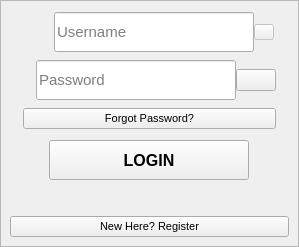
                    <widget class="QWidget" name="page_login">
                     <layout class="QVBoxLayout" name="verticalLayout_10">
                      <property name="leftMargin">
                       <number>0</number>
                      </property>
                      <property name="topMargin">
                       <number>0</number>
                      </property>
                      <property name="rightMargin">
                       <number>0</number>
                      </property>
                      <property name="bottomMargin">
                       <number>0</number>
                      </property>
                      <item>
                       <widget class="QFrame" name="login_frame">
                        <property name="styleSheet">
                         <string notr="true">PpagesFrameStyle</string>
                        </property>
                        <property name="frameShape">
                         <enum>QFrame::StyledPanel</enum>
                        </property>
                        <property name="frameShadow">
                         <enum>QFrame::Raised</enum>
                        </property>
                        <layout class="QVBoxLayout" name="verticalLayout_6">
                         <item>
                          <layout class="QHBoxLayout" name="horizontalLayout_7">
                           <item>
                            <spacer name="horizontalSpacer_9">
                             <property name="orientation">
                              <enum>Qt::Horizontal</enum>
                             </property>
                             <property name="sizeHint" stdset="0">
                              <size>
                               <width>13</width>
                               <height>124</height>
                              </size>
                             </property>
                            </spacer>
                           </item>
                           <item>
                            <layout class="QVBoxLayout" name="verticalLayout_7">
                             <property name="bottomMargin">
                              <number>0</number>
                             </property>
                             <item>
                              <layout class="QHBoxLayout" name="horizontalLayout_4">
                               <item>
                                <widget class="QLabel" name="login_username_icon">
                                 <property name="sizePolicy">
                                  <sizepolicy hsizetype="Fixed" vsizetype="Fixed">
                                   <horstretch>0</horstretch>
                                   <verstretch>0</verstretch>
                                  </sizepolicy>
                                 </property>
                                 <property name="maximumSize">
                                  <size>
                                   <width>25</width>
                                   <height>25</height>
                                  </size>
                                 </property>
                                 <property name="text">
                                  <string/>
                                 </property>
                                 <property name="pixmap">
                                  <pixmap resource="resources/resource.qrc">:/resources/Icons/username.png</pixmap>
                                 </property>
                                 <property name="scaledContents">
                                  <bool>true</bool>
                                 </property>
                                </widget>
                               </item>
                               <item>
                                <layout class="QHBoxLayout" name="horizontalLayout_3">
                                 <property name="spacing">
                                  <number>0</number>
                                 </property>
                                 <item>
                                  <widget class="QLineEdit" name="login_username_lineEdit">
                                   <property name="minimumSize">
                                    <size>
                                     <width>200</width>
                                     <height>40</height>
                                    </size>
                                   </property>
                                   <property name="maximumSize">
                                    <size>
                                     <width>200</width>
                                     <height>16777215</height>
                                    </size>
                                   </property>
                                   <property name="font">
                                    <font>
                                     <pointsize>11</pointsize>
                                    </font>
                                   </property>
                                   <property name="text">
                                    <string/>
                                   </property>
                                   <property name="placeholderText">
                                    <string>Username</string>
                                   </property>
                                  </widget>
                                 </item>
                                 <item>
                                  <widget class="QPushButton" name="login_temp_btn">
                                   <property name="enabled">
                                    <bool>false</bool>
                                   </property>
                                   <property name="sizePolicy">
                                    <sizepolicy hsizetype="Fixed" vsizetype="Fixed">
                                     <horstretch>0</horstretch>
                                     <verstretch>0</verstretch>
                                    </sizepolicy>
                                   </property>
                                   <property name="minimumSize">
                                    <size>
                                     <width>20</width>
                                     <height>16</height>
                                    </size>
                                   </property>
                                   <property name="maximumSize">
                                    <size>
                                     <width>20</width>
                                     <height>16</height>
                                    </size>
                                   </property>
                                   <property name="styleSheet">
                                    <string notr="true">PtempPushButtonStyle</string>
                                   </property>
                                   <property name="text">
                                    <string/>
                                   </property>
                                  </widget>
                                 </item>
                                </layout>
                               </item>
                              </layout>
                             </item>
                             <item>
                              <layout class="QHBoxLayout" name="horizontalLayout_5">
                               <item>
                                <widget class="QLabel" name="login_password_icon">
                                 <property name="sizePolicy">
                                  <sizepolicy hsizetype="Fixed" vsizetype="Fixed">
                                   <horstretch>0</horstretch>
                                   <verstretch>0</verstretch>
                                  </sizepolicy>
                                 </property>
                                 <property name="maximumSize">
                                  <size>
                                   <width>25</width>
                                   <height>25</height>
                                  </size>
                                 </property>
                                 <property name="text">
                                  <string/>
                                 </property>
                                 <property name="pixmap">
                                  <pixmap resource="resources/resource.qrc">:/resources/Icons/password.png</pixmap>
                                 </property>
                                 <property name="scaledContents">
                                  <bool>true</bool>
                                 </property>
                                </widget>
                               </item>
                               <item>
                                <layout class="QHBoxLayout" name="horizontalLayout_2">
                                 <property name="spacing">
                                  <number>0</number>
                                 </property>
                                 <item>
                                  <widget class="QLineEdit" name="login_password_lineEdit">
                                   <property name="minimumSize">
                                    <size>
                                     <width>200</width>
                                     <height>40</height>
                                    </size>
                                   </property>
                                   <property name="maximumSize">
                                    <size>
                                     <width>200</width>
                                     <height>40</height>
                                    </size>
                                   </property>
                                   <property name="font">
                                    <font>
                                     <pointsize>11</pointsize>
                                    </font>
                                   </property>
                                   <property name="text">
                                    <string/>
                                   </property>
                                   <property name="echoMode">
                                    <enum>QLineEdit::Password</enum>
                                   </property>
                                   <property name="placeholderText">
                                    <string>Password</string>
                                   </property>
                                  </widget>
                                 </item>
                                 <item>
                                  <widget class="QPushButton" name="login_eye_btn">
                                   <property name="sizePolicy">
                                    <sizepolicy hsizetype="Fixed" vsizetype="Fixed">
                                     <horstretch>0</horstretch>
                                     <verstretch>0</verstretch>
                                    </sizepolicy>
                                   </property>
                                   <property name="cursor">
                                    <cursorShape>PointingHandCursor</cursorShape>
                                   </property>
                                   <property name="styleSheet">
                                    <string notr="true">PeyePushButtonStyle</string>
                                   </property>
                                   <property name="text">
                                    <string/>
                                   </property>
                                   <property name="icon">
                                    <iconset resource="resources/resource.qrc">
                                     <normaloff>:/resources/Icons/eye.png</normaloff>:/resources/Icons/eye.png</iconset>
                                   </property>
                                  </widget>
                                 </item>
                                </layout>
                               </item>
                              </layout>
                             </item>
                             <item>
                              <widget class="QPushButton" name="login_forgot_btn">
                               <property name="font">
                                <font>
                                 <pointsize>8</pointsize>
                                </font>
                               </property>
                               <property name="cursor">
                                <cursorShape>PointingHandCursor</cursorShape>
                               </property>
                               <property name="styleSheet">
                                <string notr="true">PpagesUnderLinePushButtonStyle</string>
                               </property>
                               <property name="text">
                                <string>Forgot Password?</string>
                               </property>
                               <property name="flat">
                                <bool>false</bool>
                               </property>
                              </widget>
                             </item>
                            </layout>
                           </item>
                           <item>
                            <spacer name="horizontalSpacer_10">
                             <property name="orientation">
                              <enum>Qt::Horizontal</enum>
                             </property>
                             <property name="sizeHint" stdset="0">
                              <size>
                               <width>13</width>
                               <height>124</height>
                              </size>
                             </property>
                            </spacer>
                           </item>
                          </layout>
                         </item>
                         <item>
                          <layout class="QVBoxLayout" name="verticalLayout_36">
                           <property name="spacing">
                            <number>16</number>
                           </property>
                           <item alignment="Qt::AlignHCenter">
                            <widget class="QPushButton" name="login_btn">
                             <property name="minimumSize">
                              <size>
                               <width>200</width>
                               <height>40</height>
                              </size>
                             </property>
                             <property name="maximumSize">
                              <size>
                               <width>200</width>
                               <height>40</height>
                              </size>
                             </property>
                             <property name="font">
                              <font>
                               <pointsize>12</pointsize>
                               <weight>75</weight>
                               <bold>true</bold>
                              </font>
                             </property>
                             <property name="cursor">
                              <cursorShape>PointingHandCursor</cursorShape>
                             </property>
                             <property name="styleSheet">
                              <string notr="true">PpagesMainPushButtonStyle</string>
                             </property>
                             <property name="text">
                              <string>LOGIN</string>
                             </property>
                            </widget>
                           </item>
                           <item>
                            <widget class="QLabel" name="login_message_label">
                             <property name="sizePolicy">
                              <sizepolicy hsizetype="Preferred" vsizetype="Fixed">
                               <horstretch>0</horstretch>
                               <verstretch>0</verstretch>
                              </sizepolicy>
                             </property>
                             <property name="styleSheet">
                              <string notr="true">PmessageLabelStyle</string>
                             </property>
                             <property name="text">
                              <string/>
                             </property>
                             <property name="alignment">
                              <set>Qt::AlignCenter</set>
                             </property>
                            </widget>
                           </item>
                          </layout>
                         </item>
                         <item>
                          <layout class="QVBoxLayout" name="verticalLayout_9">
                           <item>
                            <widget class="QPushButton" name="login_register_btn">
                             <property name="font">
                              <font>
                               <pointsize>8</pointsize>
                              </font>
                             </property>
                             <property name="cursor">
                              <cursorShape>PointingHandCursor</cursorShape>
                             </property>
                             <property name="styleSheet">
                              <string notr="true">PpagesUnderLinePushButtonStyle</string>
                             </property>
                             <property name="text">
                              <string>New Here? Register</string>
                             </property>
                             <property name="flat">
                              <bool>false</bool>
                             </property>
                            </widget>
                           </item>
                          </layout>
                         </item>
                        </layout>
                       </widget>
                      </item>
                     </layout>
                    </widget>
